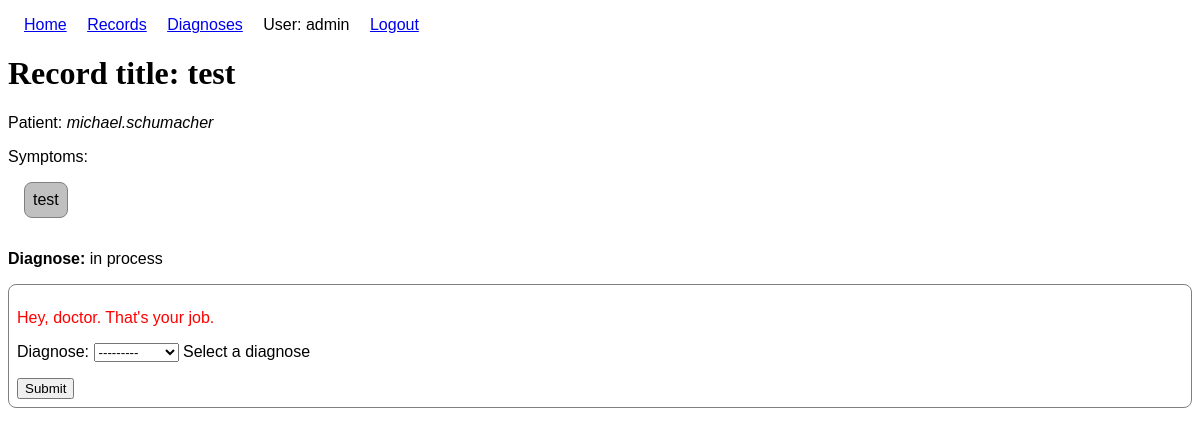
Screenshot of /diagnostic/records/4 (signed in) with the database file from the repository.
### diagnostic/models.py (models this page shows, shortened)
class Record(models.Model):
    title = models.CharField(max_length=200)
    patient = models.ForeignKey(
        User,
        on_delete=models.CASCADE,
        null=False,
        blank=False,
        limit_choices_to={'groups__name': 'Patients'},
        related_name='patients'
        )
    doctor = models.ForeignKey(
        User,
        on_delete=models.SET_NULL,
        null=True,
        blank=True,
        limit_choices_to={'groups__name': 'Doctors'},
        related_name='doctors'
        )
    symptoms = models.TextField(max_length=1000, help_text='Enter a brief description of the symptoms')
    diagnose = models.ForeignKey(Diagnose, on_delete=models.SET_NULL, null=True, help_text='Select a diagnose')
    permissions = (("can_assign_diagnose", "Assign diagnose"),)

### diagnostic/views.py (the view)
# urls.py: path("records/<int:pk>", RecordDetailView.as_view(), name="record-detail"),
class RecordDetailView(LoginRequiredMixin, PermissionRequiredMixin, generic.DetailView):
    model = Record
    permission_required = 'diagnostic.view_record'
    def get_context_data(self, **kwargs):
        context = super().get_context_data(**kwargs)
        context['form'] = DiagnoseRecordForm()
        return context

### diagnostic/forms.py (shortened to what this page needs)
class DiagnoseRecordForm(ModelForm):
    class Meta:
        model = Record
        fields = ['diagnose',]

### diagnostic/models.py (called while the page is built)
    def __str__(self):
        return self.name

### diagnostic/templates/diagnostic/record_detail.html (shortened to what this page needs)
{% extends "base_template.html" %}
{% block content %}
<h1>Record title: {{ record.title }}</h1>
{% if perms.diagnostic.change_record %}
<p>Patient: <em>{{ record.patient }}</em></p>
{% endif %}
<p style="margin-bottom: 0;">Symptoms:</p>
<pre>{{ record.symptoms|safe }}</pre>
<p>
  <strong>Diagnose:</strong>
  {{ record.diagnose | default_if_none:"in process" }}
</p>
{% if not record.diagnose and perms.diagnostic.change_record %}
<form
  action="/diagnostic/records/{{ record.id }}/diagnose/"
  method="post"
  style="border: 1px solid gray; border-radius: 0.5em; padding: 0.5em"
>
  <p style="color: red;">Hey, doctor. That's your job.</p>
  {{ form.as_p }}
  <input type="submit" value="Submit">
</form>
{% endif %}
{% endblock %}

### diagnostic/templates/base_template.html (shortened to what this page needs)
<!DOCTYPE html>
<html lang="en">
<head>
</head>
<body>
  <ul class="nav">
    <li><a href="{% url 'index' %}">Home</a></li>
    <li><a href="{% url 'records' %}">Records</a></li>
    {% if perms.diagnostic.view_diagnose %}
    <li><a href="{% url 'diagnoses' %}">Diagnoses</a></li>
    {% endif %}
    {% if user.is_authenticated %}
    <li>User: {{ user.get_username }}</li>
    <li><a href="{% url 'logout'%}?next={{request.path}}">Logout</a></li>
    {% else %}
    <li><a href="{% url 'login'%}?next={{request.path}}">Login</a></li>
    {% endif %}
  </ul>
  {% block content %}{% endblock %}
</body>
</html>

### diagnostic/templates/base_template.html (style rules this page uses)
* { font-family: Helvetica, Arial, sans-serif; }
h1, h2, h3, h4 { font-family: Georgia, 'Times New Roman', Times, serif; }
ul.nav { list-style: none; padding-left: 0; }
ul.nav>li { display: inline-block; margin-left: 1em; }
pre { display: inline-block; margin-left: 1em; border: 1px solid gray; border-radius: 0.5em; background-color: silver; padding: 0.5em; }

### rows the page displays
Record: title "test", patient "michael.schumacher", symptoms "test", diagnose "in process"

### other values shown
{{ user.get_username }} "admin"
